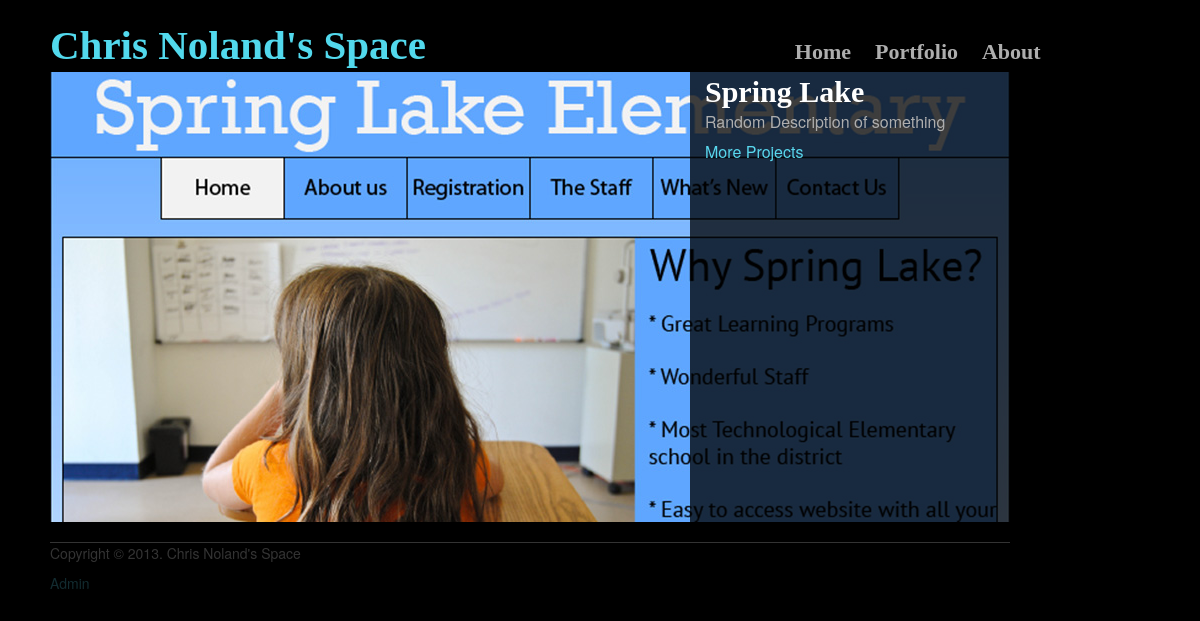
The page / on the database its author committed.
### tables this page shows
CREATE TABLE `FeaturedProject` (
  `id` int(11) unsigned NOT NULL AUTO_INCREMENT,
  `pname` varchar(50) DEFAULT NULL,
  `description` varchar(1000) DEFAULT NULL,
  `fp` varchar(100) DEFAULT '',
  PRIMARY KEY (`id`)
);

### application/controllers/welcome.php (called while the page is built)
<?php if ( ! defined('BASEPATH')) exit('No direct script access allowed');
class Welcome extends CI_Controller {
	public function index()
	{
		if(!empty($_GET["action"])){
			if($_GET["action"]=="home"){
				$result = $this->db->get('FeaturedProject');
				$featured['featured'] = $result->result();
				$this->load->view("home", $featured);
				$this->load->view('footer');
			}
		}else{
			$result = $this->db->get('FeaturedProject');
			$featured['featured'] = $result->result();
			$this->load->view('home', $featured);
			$this->load->view('footer');
		}
	}
}

### index.php (called while the page is built, shortened)
<?php
require_once BASEPATH.'core/CodeIgniter.php';

### application/views/Home.php (the view, shortened to what this page needs)
<!DOCTYPE html>
<html lang="en">
<head>
    <link href="<? echo base_url() ?>/css/bootstrap.css" rel="stylesheet" type="text/css"></script>
</head>
<body>
    <div class="container-fluid">
        <header>
            <h1>Chris Noland's Space</h1>
            <ul>
                <li><h3><a href="<? echo base_url() ?>?action=home">Home</a></h3></li>
                <li><h3><a href="http://localhost:8888/Chrisnolandspace/index.php/pages/portfolio/">Portfolio</a></h3></li>
                <li><h3><a href="http://localhost:8888/Chrisnolandspace/index.php/pages/about_me">About</a></h3></li>
            </ul>
        </header>
        <section>
            <div id="Featured">
                <div id="flist">
                    <ul>
                        <?  foreach($featured as $r){
                                echo '<h1>';
                                echo $r->pname;
                                echo '</h1>';
                                echo '<p>';
                                echo $r->description;
                                echo '</p>';
                            };
                        ?>
                        <p><a href="http://localhost:8888/Chrisnolandspace/index.php/pages/portfolio/">More Projects</a></p>
                    </ul>
                </div>
            </div>
        </section>

### rows shown on the page
featuredproject: pname "Spring Lake", description "Random Description of something"
